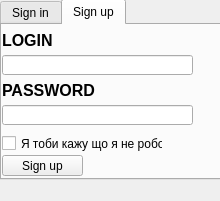
<?xml version="1.0" encoding="UTF-8"?>
<ui version="4.0">
 <class>Program</class>
 <widget class="QMainWindow" name="Program">
  <property name="geometry">
   <rect>
    <x>0</x>
    <y>0</y>
    <width>220</width>
    <height>201</height>
   </rect>
  </property>
  <property name="windowTitle">
   <string>MainWindow</string>
  </property>
  <widget class="QWidget" name="centralWidget">
   <widget class="QTabWidget" name="tabWidget">
    <property name="geometry">
     <rect>
      <x>0</x>
      <y>-1</y>
      <width>221</width>
      <height>181</height>
     </rect>
    </property>
    <property name="toolTip">
     <string/>
    </property>
    <property name="whatsThis">
     <string/>
    </property>
    <property name="currentIndex">
     <number>1</number>
    </property>
    <widget class="QWidget" name="tab">
     <attribute name="title">
      <string>Sign in</string>
     </attribute>
     <widget class="QLineEdit" name="linePassword">
      <property name="geometry">
       <rect>
        <x>0</x>
        <y>80</y>
        <width>191</width>
        <height>20</height>
       </rect>
      </property>
      <property name="text">
       <string/>
      </property>
     </widget>
     <widget class="QLabel" name="label_2">
      <property name="geometry">
       <rect>
        <x>0</x>
        <y>50</y>
        <width>101</width>
        <height>31</height>
       </rect>
      </property>
      <property name="font">
       <font>
        <pointsize>12</pointsize>
        <weight>75</weight>
        <bold>true</bold>
       </font>
      </property>
      <property name="text">
       <string>PASSWORD</string>
      </property>
     </widget>
     <widget class="QLineEdit" name="lineLogin">
      <property name="geometry">
       <rect>
        <x>0</x>
        <y>30</y>
        <width>191</width>
        <height>20</height>
       </rect>
      </property>
     </widget>
     <widget class="QLabel" name="label">
      <property name="geometry">
       <rect>
        <x>0</x>
        <y>0</y>
        <width>91</width>
        <height>31</height>
       </rect>
      </property>
      <property name="font">
       <font>
        <pointsize>12</pointsize>
        <weight>75</weight>
        <bold>true</bold>
       </font>
      </property>
      <property name="text">
       <string>LOGIN</string>
      </property>
     </widget>
     <widget class="QPushButton" name="pushButton_2">
      <property name="geometry">
       <rect>
        <x>0</x>
        <y>130</y>
        <width>81</width>
        <height>21</height>
       </rect>
      </property>
      <property name="text">
       <string>Sign in</string>
      </property>
     </widget>
     <widget class="QCheckBox" name="checkBox_2">
      <property name="geometry">
       <rect>
        <x>0</x>
        <y>110</y>
        <width>70</width>
        <height>17</height>
       </rect>
      </property>
      <property name="text">
       <string>Заходеш?</string>
      </property>
     </widget>
    </widget>
    <widget class="QWidget" name="tab_2">
     <attribute name="title">
      <string>Sign up</string>
     </attribute>
     <widget class="QLabel" name="label_3">
      <property name="geometry">
       <rect>
        <x>0</x>
        <y>0</y>
        <width>91</width>
        <height>31</height>
       </rect>
      </property>
      <property name="font">
       <font>
        <pointsize>12</pointsize>
        <weight>75</weight>
        <bold>true</bold>
       </font>
      </property>
      <property name="text">
       <string>LOGIN</string>
      </property>
     </widget>
     <widget class="QLineEdit" name="lineLogin_2">
      <property name="geometry">
       <rect>
        <x>0</x>
        <y>30</y>
        <width>191</width>
        <height>20</height>
       </rect>
      </property>
     </widget>
     <widget class="QLabel" name="label_4">
      <property name="geometry">
       <rect>
        <x>0</x>
        <y>50</y>
        <width>101</width>
        <height>31</height>
       </rect>
      </property>
      <property name="font">
       <font>
        <pointsize>12</pointsize>
        <weight>75</weight>
        <bold>true</bold>
       </font>
      </property>
      <property name="text">
       <string>PASSWORD</string>
      </property>
     </widget>
     <widget class="QLineEdit" name="linePassword_2">
      <property name="geometry">
       <rect>
        <x>0</x>
        <y>80</y>
        <width>191</width>
        <height>20</height>
       </rect>
      </property>
      <property name="text">
       <string/>
      </property>
     </widget>
     <widget class="QCheckBox" name="checkBox">
      <property name="geometry">
       <rect>
        <x>0</x>
        <y>110</y>
        <width>161</width>
        <height>17</height>
       </rect>
      </property>
      <property name="text">
       <string>Я тоби кажу що я не робот</string>
      </property>
     </widget>
     <widget class="QPushButton" name="pushButton">
      <property name="geometry">
       <rect>
        <x>0</x>
        <y>130</y>
        <width>81</width>
        <height>21</height>
       </rect>
      </property>
      <property name="text">
       <string>Sign up</string>
      </property>
     </widget>
    </widget>
   </widget>
  </widget>
  <widget class="QMenuBar" name="menuBar">
   <property name="geometry">
    <rect>
     <x>0</x>
     <y>0</y>
     <width>220</width>
     <height>21</height>
    </rect>
   </property>
  </widget>
 </widget>
 <layoutdefault spacing="6" margin="11"/>
 <resources/>
 <connections/>
</ui>
